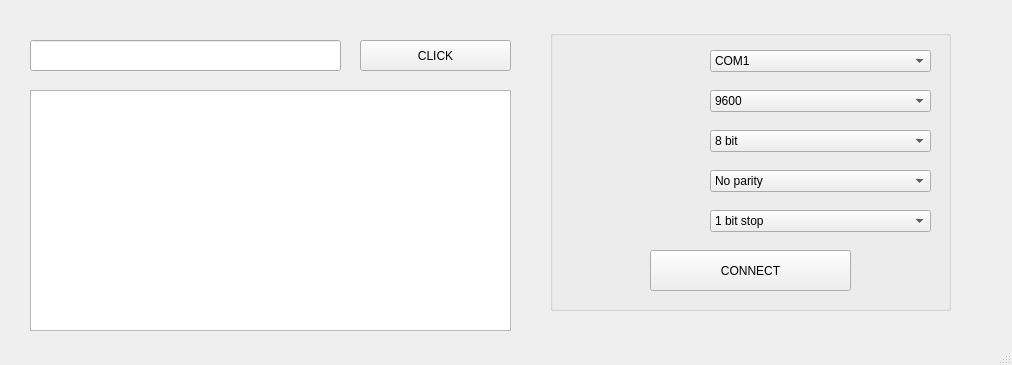
<?xml version="1.0" encoding="UTF-8"?>
<ui version="4.0">
 <class>MainWindow</class>
 <widget class="QMainWindow" name="MainWindow">
  <property name="geometry">
   <rect>
    <x>0</x>
    <y>0</y>
    <width>1012</width>
    <height>365</height>
   </rect>
  </property>
  <property name="windowTitle">
   <string>MainWindow</string>
  </property>
  <widget class="QWidget" name="centralwidget">
   <widget class="QLineEdit" name="led_send">
    <property name="geometry">
     <rect>
      <x>30</x>
      <y>40</y>
      <width>311</width>
      <height>31</height>
     </rect>
    </property>
   </widget>
   <widget class="QPushButton" name="send">
    <property name="geometry">
     <rect>
      <x>360</x>
      <y>40</y>
      <width>151</width>
      <height>31</height>
     </rect>
    </property>
    <property name="text">
     <string>CLICK</string>
    </property>
   </widget>
   <widget class="QPlainTextEdit" name="pte_receive">
    <property name="geometry">
     <rect>
      <x>30</x>
      <y>90</y>
      <width>481</width>
      <height>241</height>
     </rect>
    </property>
   </widget>
   <widget class="QGroupBox" name="groupBox">
    <property name="geometry">
     <rect>
      <x>550</x>
      <y>30</y>
      <width>401</width>
      <height>281</height>
     </rect>
    </property>
    <property name="title">
     <string/>
    </property>
    <widget class="QComboBox" name="cb_com">
     <property name="geometry">
      <rect>
       <x>160</x>
       <y>20</y>
       <width>221</width>
       <height>22</height>
      </rect>
     </property>
     <item>
      <property name="text">
       <string>COM1</string>
      </property>
     </item>
     <item>
      <property name="text">
       <string>COM10</string>
      </property>
     </item>
     <item>
      <property name="text">
       <string>COM11</string>
      </property>
     </item>
    </widget>
    <widget class="QComboBox" name="cb_baud">
     <property name="geometry">
      <rect>
       <x>160</x>
       <y>60</y>
       <width>221</width>
       <height>22</height>
      </rect>
     </property>
     <item>
      <property name="text">
       <string>9600</string>
      </property>
     </item>
    </widget>
    <widget class="QComboBox" name="cb_parity">
     <property name="geometry">
      <rect>
       <x>160</x>
       <y>140</y>
       <width>221</width>
       <height>22</height>
      </rect>
     </property>
     <item>
      <property name="text">
       <string>No parity</string>
      </property>
     </item>
    </widget>
    <widget class="QComboBox" name="cb_data">
     <property name="geometry">
      <rect>
       <x>160</x>
       <y>100</y>
       <width>221</width>
       <height>22</height>
      </rect>
     </property>
     <item>
      <property name="text">
       <string>8 bit</string>
      </property>
     </item>
    </widget>
    <widget class="QComboBox" name="cb_stop">
     <property name="geometry">
      <rect>
       <x>160</x>
       <y>180</y>
       <width>221</width>
       <height>22</height>
      </rect>
     </property>
     <item>
      <property name="text">
       <string>1 bit stop</string>
      </property>
     </item>
    </widget>
    <widget class="QPushButton" name="pushButton">
     <property name="geometry">
      <rect>
       <x>100</x>
       <y>220</y>
       <width>201</width>
       <height>41</height>
      </rect>
     </property>
     <property name="text">
      <string>CONNECT</string>
     </property>
    </widget>
   </widget>
  </widget>
  <widget class="QMenuBar" name="menubar">
   <property name="geometry">
    <rect>
     <x>0</x>
     <y>0</y>
     <width>1012</width>
     <height>26</height>
    </rect>
   </property>
  </widget>
  <widget class="QStatusBar" name="statusbar"/>
 </widget>
 <resources/>
 <connections/>
</ui>
